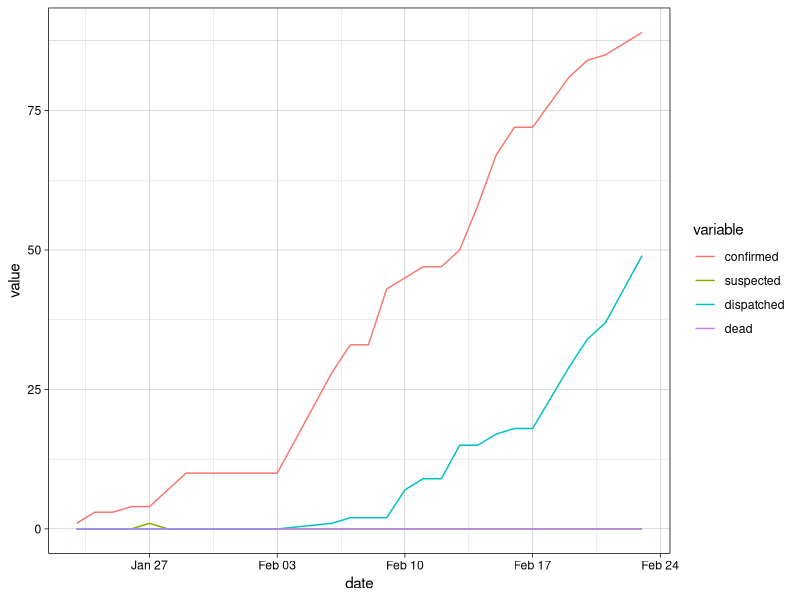
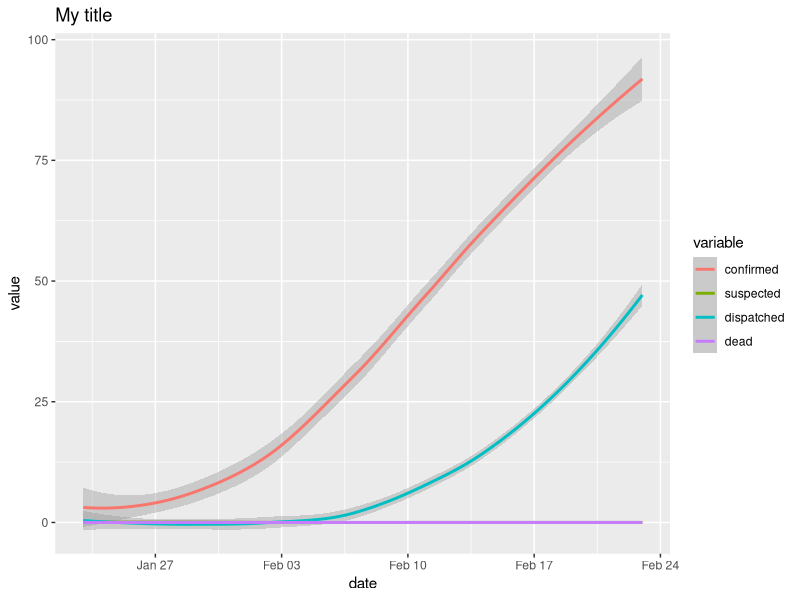

These charts were generated, in order, by the following R code:
## ---- chunk 1
knitr::opts_chunk$set(echo = TRUE)
## ---- chunk 2
corona <- read.csv("data_input/corona.csv")
corona$date <- as.Date(corona$date)
str(corona)
## ---- chunk 3
colnames(corona)[8] <- "dispatched" 
## ---- chunk 4
vs <- corona[,c("confirmed", "suspected", "dispatched", "dead")]
dat <- aggregate(vs, by=corona[,c("date", "countryCode")], FUN=sum)
str(dat)
## ---- chunk 5
a <- reshape(data=dat, 
        idvar=c("date", "countryCode"), 
        varying=c("confirmed", "suspected", "dispatched", "dead"), 
        times=c("confirmed", "suspected", "dispatched", "dead"),
        v.name="value",
        direction="long")

row.names(a) <- NULL
colnames(a)[3] <- "variable"
head(a)
## ---- chunk 6
library(reshape2)
dat <- reshape2::melt(data=dat, 
               id.vars=c("date", "countryCode"),
               measured.vars=c("confirmed", "suspected", "dispatched", "dead"))
str(dat)
## ---- chunk 7
suppressPackageStartupMessages(library(ggplot2))
sel_rows = "SG"
sel_cols = c("confirmed", "dispatched", "dead")

ggplot(data=subset(dat, countryCode == sel_rows), aes(x=date, y=value, col=variable)) +
  geom_line() +
  theme_linedraw()
## ---- chunk 8
str(dat)
## ---- chunk 9
sel_rows = "SG"
sel_cols = c("confirmed", "dispatched", "dead")

ggplot(data=subset(dat, countryCode == sel_rows), aes(x=date, y=value, col=variable)) +
  geom_smooth(method="loess") +
  labs(title="My title")
